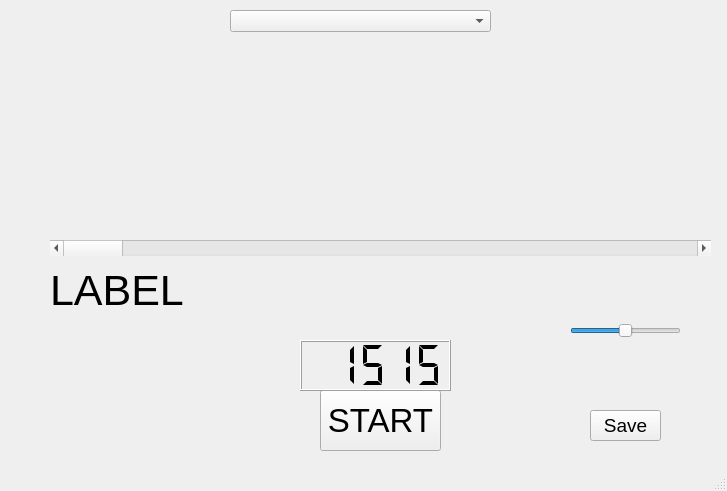
<?xml version="1.0" encoding="UTF-8"?>
<ui version="4.0">
 <class>MainWindow</class>
 <widget class="QMainWindow" name="MainWindow">
  <property name="geometry">
   <rect>
    <x>0</x>
    <y>0</y>
    <width>727</width>
    <height>491</height>
   </rect>
  </property>
  <property name="windowTitle">
   <string>MainWindow</string>
  </property>
  <widget class="QWidget" name="centralwidget">
   <widget class="QWidget" name="figure" native="true">
    <property name="geometry">
     <rect>
      <x>50</x>
      <y>40</y>
      <width>661</width>
      <height>201</height>
     </rect>
    </property>
   </widget>
   <widget class="QPushButton" name="startButton">
    <property name="geometry">
     <rect>
      <x>320</x>
      <y>390</y>
      <width>121</width>
      <height>61</height>
     </rect>
    </property>
    <property name="font">
     <font>
      <pointsize>25</pointsize>
     </font>
    </property>
    <property name="text">
     <string>START</string>
    </property>
   </widget>
   <widget class="QLabel" name="label_trans">
    <property name="geometry">
     <rect>
      <x>50</x>
      <y>270</y>
      <width>651</width>
      <height>41</height>
     </rect>
    </property>
    <property name="font">
     <font>
      <pointsize>32</pointsize>
     </font>
    </property>
    <property name="text">
     <string>LABEL</string>
    </property>
   </widget>
   <widget class="QScrollBar" name="timeScrollBar">
    <property name="geometry">
     <rect>
      <x>50</x>
      <y>240</y>
      <width>661</width>
      <height>16</height>
     </rect>
    </property>
    <property name="orientation">
     <enum>Qt::Horizontal</enum>
    </property>
   </widget>
   <widget class="QSlider" name="horizontalSliderzoom">
    <property name="geometry">
     <rect>
      <x>570</x>
      <y>320</y>
      <width>111</width>
      <height>22</height>
     </rect>
    </property>
    <property name="value">
     <number>50</number>
    </property>
    <property name="orientation">
     <enum>Qt::Horizontal</enum>
    </property>
   </widget>
   <widget class="QLabel" name="labelzoomphoto">
    <property name="geometry">
     <rect>
      <x>530</x>
      <y>310</y>
      <width>31</width>
      <height>31</height>
     </rect>
    </property>
    <property name="text">
     <string/>
    </property>
    <property name="pixmap">
     <pixmap resource="figure/zoom.qrc">:/zoom/zoom.jpg</pixmap>
    </property>
    <property name="scaledContents">
     <bool>true</bool>
    </property>
   </widget>
   <widget class="QPushButton" name="pushButton">
    <property name="geometry">
     <rect>
      <x>590</x>
      <y>410</y>
      <width>71</width>
      <height>31</height>
     </rect>
    </property>
    <property name="font">
     <font>
      <pointsize>14</pointsize>
     </font>
    </property>
    <property name="text">
     <string>Save</string>
    </property>
   </widget>
   <widget class="QLabel" name="labeldone">
    <property name="geometry">
     <rect>
      <x>540</x>
      <y>390</y>
      <width>161</width>
      <height>16</height>
     </rect>
    </property>
    <property name="font">
     <font>
      <pointsize>12</pointsize>
     </font>
    </property>
    <property name="text">
     <string/>
    </property>
    <property name="alignment">
     <set>Qt::AlignCenter</set>
    </property>
   </widget>
   <widget class="QComboBox" name="comboBoxmodel">
    <property name="geometry">
     <rect>
      <x>230</x>
      <y>10</y>
      <width>261</width>
      <height>22</height>
     </rect>
    </property>
   </widget>
   <widget class="QLCDNumber" name="lcdNumbertime">
    <property name="geometry">
     <rect>
      <x>300</x>
      <y>340</y>
      <width>151</width>
      <height>51</height>
     </rect>
    </property>
    <property name="font">
     <font>
      <pointsize>16</pointsize>
     </font>
    </property>
    <property name="smallDecimalPoint">
     <bool>true</bool>
    </property>
    <property name="digitCount">
     <number>5</number>
    </property>
    <property name="mode">
     <enum>QLCDNumber::Dec</enum>
    </property>
    <property name="segmentStyle">
     <enum>QLCDNumber::Flat</enum>
    </property>
    <property name="value" stdset="0">
     <double>1515.099999999999909</double>
    </property>
    <property name="intValue" stdset="0">
     <number>1515</number>
    </property>
   </widget>
  </widget>
  <widget class="QStatusBar" name="statusbar"/>
 </widget>
 <resources>
  <include location="figure/zoom.qrc"/>
 </resources>
 <connections/>
</ui>
